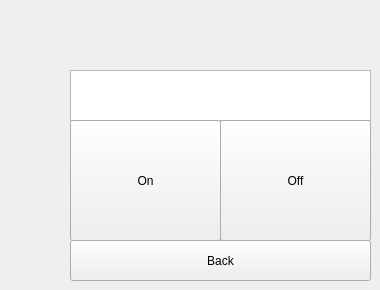
    <widget class="QWidget" name="tab_11">
     <attribute name="title">
      <string>House Door</string>
     </attribute>
     <widget class="QTextEdit" name="OutputHouseDoor">
      <property name="geometry">
       <rect>
        <x>70</x>
        <y>70</y>
        <width>301</width>
        <height>51</height>
       </rect>
      </property>
      <property name="html">
       <string>&lt;!DOCTYPE HTML PUBLIC &quot;-//W3C//DTD HTML 4.0//EN&quot; &quot;http://www.w3.org/TR/REC-html40/strict.dtd&quot;&gt;
&lt;html&gt;&lt;head&gt;&lt;meta name=&quot;qrichtext&quot; content=&quot;1&quot; /&gt;&lt;style type=&quot;text/css&quot;&gt;
p, li { white-space: pre-wrap; }
&lt;/style&gt;&lt;/head&gt;&lt;body style=&quot; font-family:'MS Shell Dlg 2'; font-size:8.25pt; font-weight:400; font-style:normal;&quot;&gt;
&lt;p style=&quot;-qt-paragraph-type:empty; margin-top:0px; margin-bottom:0px; margin-left:0px; margin-right:0px; -qt-block-indent:0; text-indent:0px;&quot;&gt;&lt;br /&gt;&lt;/p&gt;&lt;/body&gt;&lt;/html&gt;</string>
      </property>
     </widget>
     <widget class="QPushButton" name="ButtonOnHD">
      <property name="geometry">
       <rect>
        <x>70</x>
        <y>120</y>
        <width>151</width>
        <height>121</height>
       </rect>
      </property>
      <property name="text">
       <string>On</string>
      </property>
     </widget>
     <widget class="QPushButton" name="ButtonOffHD">
      <property name="geometry">
       <rect>
        <x>220</x>
        <y>120</y>
        <width>151</width>
        <height>121</height>
       </rect>
      </property>
      <property name="text">
       <string>Off</string>
      </property>
     </widget>
     <widget class="QPushButton" name="ButtonUndoHD">
      <property name="geometry">
       <rect>
        <x>70</x>
        <y>240</y>
        <width>301</width>
        <height>41</height>
       </rect>
      </property>
      <property name="text">
       <string>Back</string>
      </property>
     </widget>
    </widget>
